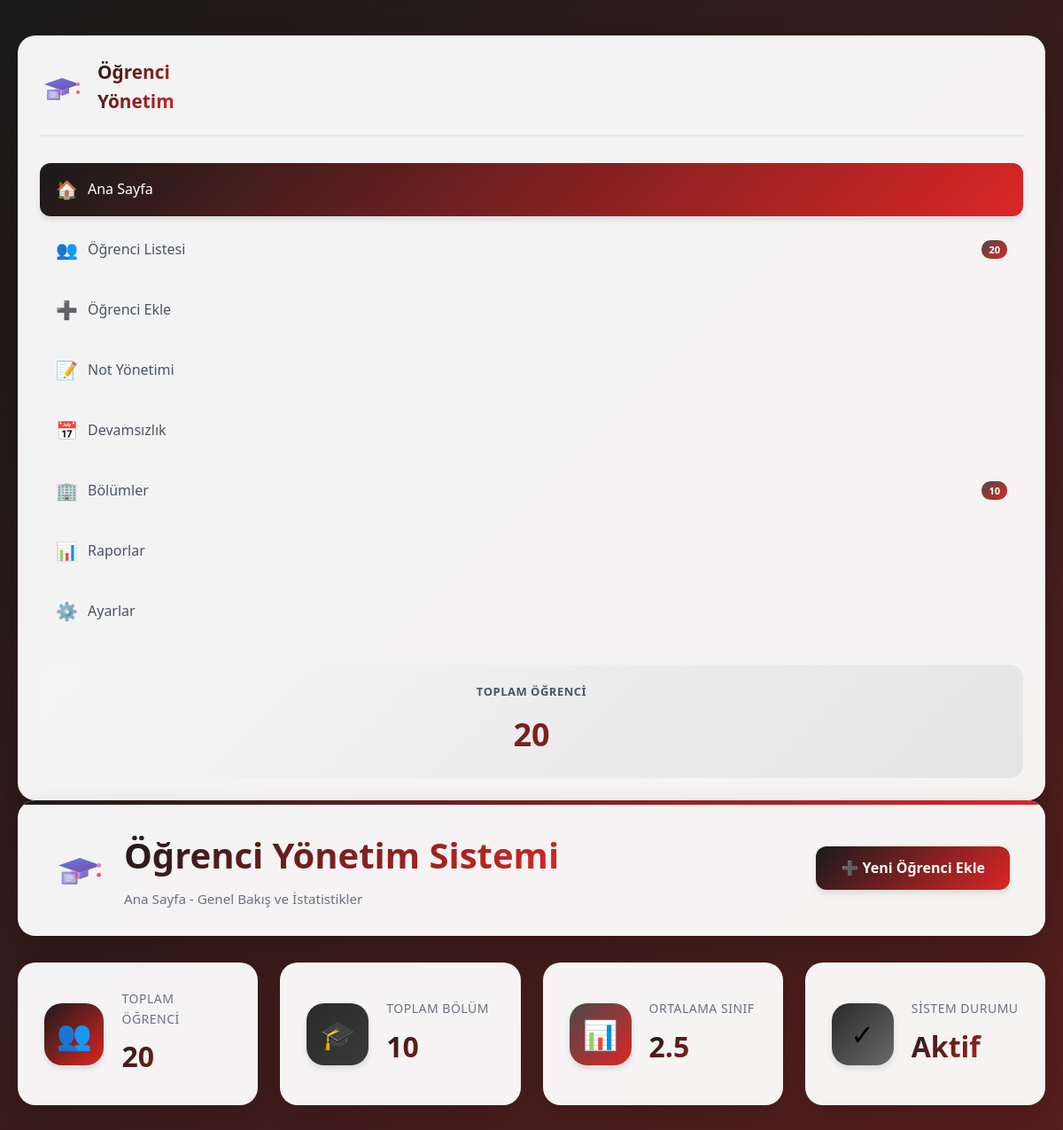
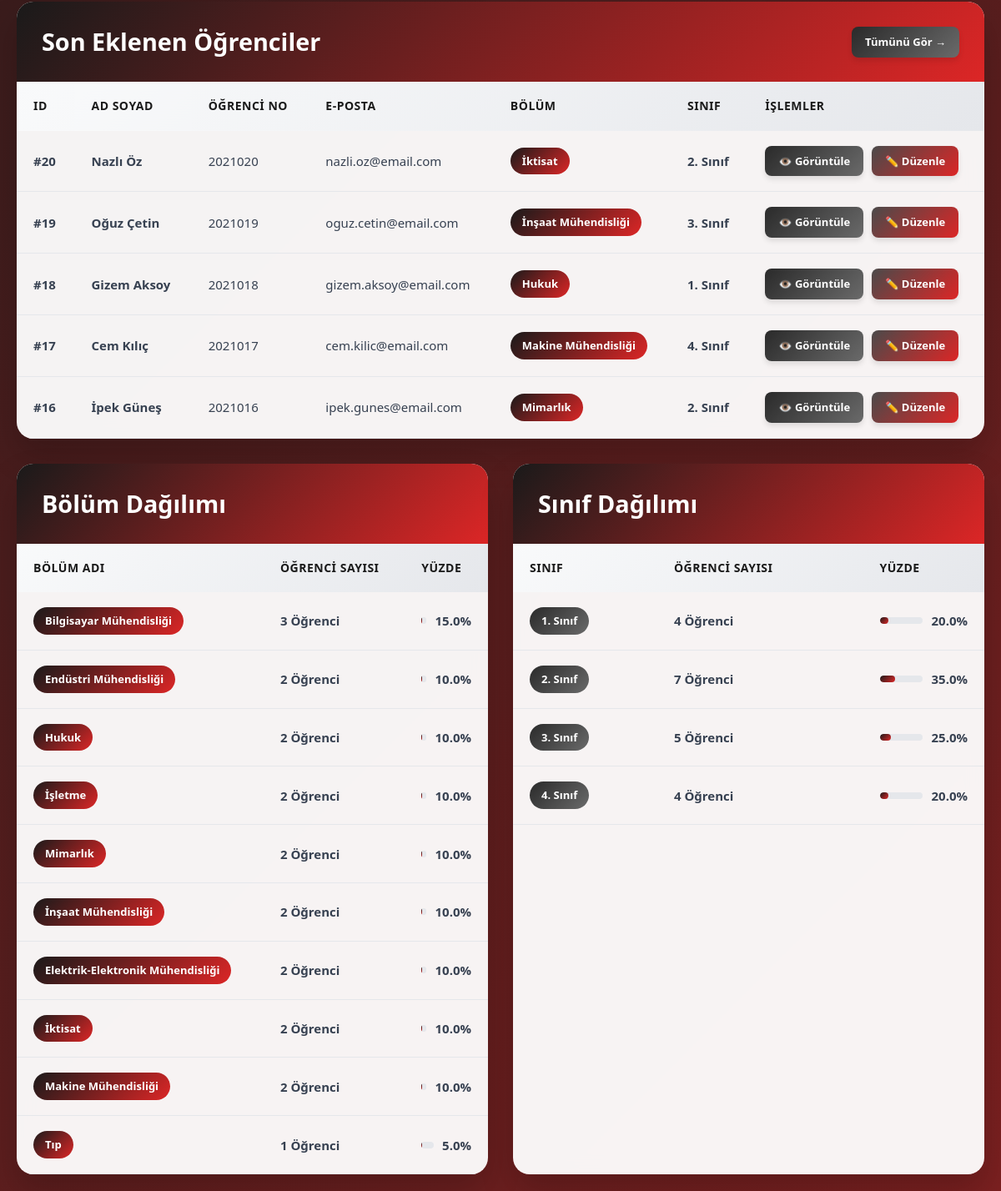
The page / on the database its author committed (2 pictures, top to bottom).
### tables this page shows
CREATE TABLE IF NOT EXISTS ogrenciler (
    id INT(11) AUTO_INCREMENT PRIMARY KEY,
    ad VARCHAR(100) NOT NULL,
    soyad VARCHAR(100) NOT NULL,
    ogrenci_no VARCHAR(20) NOT NULL UNIQUE,
    email VARCHAR(150) NOT NULL,
    telefon VARCHAR(20),
    cinsiyet ENUM('Erkek', 'Kadın', 'Belirtmek İstemiyorum') DEFAULT 'Belirtmek İstemiyorum',
    dogum_tarihi DATE,
    bolum VARCHAR(100) NOT NULL,
    sinif INT(1) NOT NULL,
    not_ortalamasi DECIMAL(4,2) DEFAULT 0.00,
    adres TEXT,
    il VARCHAR(50),
    veli_adi VARCHAR(150),
    veli_telefonu VARCHAR(20),
    durum ENUM('Aktif', 'Mezun', 'Kayıt Dondurdu', 'Ayrıldı') DEFAULT 'Aktif',
    profil_resmi VARCHAR(255) DEFAULT 'default-avatar.png',
    kayit_tarihi TIMESTAMP DEFAULT CURRENT_TIMESTAMP,
    guncelleme_tarihi TIMESTAMP DEFAULT CURRENT_TIMESTAMP ON UPDATE CURRENT_TIMESTAMP
);

### index.php (the view, shortened to what this page needs)
<?php
require_once 'config.php';
$sql = "SELECT * FROM ogrenciler ORDER BY id DESC";
$result = $conn->query($sql);
$stats_sql = "SELECT
    COUNT(*) as toplam_ogrenci,
    COUNT(DISTINCT bolum) as toplam_bolum,
    AVG(sinif) as ortalama_sinif
FROM ogrenciler";
$stats_result = $conn->query($stats_sql);
$stats = $stats_result->fetch_assoc();
$bolum_sql = "SELECT bolum, COUNT(*) as sayi FROM ogrenciler GROUP BY bolum ORDER BY sayi DESC";
$bolum_result = $conn->query($bolum_sql);
$sinif_sql = "SELECT sinif, COUNT(*) as sayi FROM ogrenciler GROUP BY sinif ORDER BY sinif";
$sinif_result = $conn->query($sinif_sql);
?>
<!DOCTYPE html>
<html lang="tr">
<head>
    <link rel="stylesheet" href="style.css">
</head>
<body>
    <div class="main-layout">
        <aside class="sidebar">
            <div class="sidebar-logo">
                <img src="logo.svg" alt="Logo">
                <h3>Öğrenci<br>Yönetim</h3>
            </div>
            <nav>
                <ul class="nav-menu">
                    <li class="nav-item">
                        <a href="index.php" class="nav-link active">
                            <span class="nav-icon">🏠</span>
                            <span>Ana Sayfa</span>
                        </a>
                    </li>
                    <li class="nav-item">
                        <a href="students.php" class="nav-link">
                            <span class="nav-icon">👥</span>
                            <span>Öğrenci Listesi</span>
                            <span class="nav-badge"><?php echo $stats['toplam_ogrenci'] ?? 0; ?></span>
                        </a>
                    </li>
                    <li class="nav-item">
                        <a href="add.php" class="nav-link">
                            <span class="nav-icon">➕</span>
                            <span>Öğrenci Ekle</span>
                        </a>
                    </li>
                    <li class="nav-item">
                        <a href="grades.php" class="nav-link">
                            <span class="nav-icon">📝</span>
                            <span>Not Yönetimi</span>
                        </a>
                    </li>
                    <li class="nav-item">
                        <a href="attendance.php" class="nav-link">
                            <span class="nav-icon">📅</span>
                            <span>Devamsızlık</span>
                        </a>
                    </li>
                    <li class="nav-item">
                        <a href="departments.php" class="nav-link">
                            <span class="nav-icon">🏢</span>
                            <span>Bölümler</span>
                            <span class="nav-badge"><?php echo $stats['toplam_bolum'] ?? 0; ?></span>
                        </a>
                    </li>
                    <li class="nav-item">
                        <a href="reports.php" class="nav-link">
                            <span class="nav-icon">📊</span>
                            <span>Raporlar</span>
                        </a>
                    </li>
                    <li class="nav-item">
                        <a href="settings.php" class="nav-link">
                            <span class="nav-icon">⚙️</span>
                            <span>Ayarlar</span>
                        </a>
                    </li>
                </ul>
            </nav>
            <div class="sidebar-stats">
                <h4>Toplam Öğrenci</h4>
                <div class="big-number"><?php echo $stats['toplam_ogrenci'] ?? 0; ?></div>
            </div>
        </aside>
        <div class="content-area">
            <div class="header">
                <div class="header-left">
                    <img src="logo.svg" alt="Logo" class="header-logo">
                    <div>
                        <h1>Öğrenci Yönetim Sistemi</h1>
                        <p class="header-subtitle">Ana Sayfa - Genel Bakış ve İstatistikler</p>
                    </div>
                </div>
                <div class="header-actions">
                    <a href="add.php" class="btn btn-primary">
                        ➕ Yeni Öğrenci Ekle
                    </a>
                </div>
            </div>
            <div class="stats-container">
                <div class="stat-card">
                    <div class="stat-icon primary">
                        👥
                    </div>
                    <div class="stat-info">
                        <h3>Toplam Öğrenci</h3>
                        <div class="stat-value"><?php echo $stats['toplam_ogrenci'] ?? 0; ?></div>
                    </div>
                </div>
                <div class="stat-card">
                    <div class="stat-icon success">
                        🎓
                    </div>
                    <div class="stat-info">
                        <h3>Toplam Bölüm</h3>
                        <div class="stat-value"><?php echo $stats['toplam_bolum'] ?? 0; ?></div>
                    </div>
                </div>
                <div class="stat-card">
                    <div class="stat-icon warning">
                        📊
                    </div>
                    <div class="stat-info">
                        <h3>Ortalama Sınıf</h3>
                        <div class="stat-value"><?php echo number_format($stats['ortalama_sinif'] ?? 0, 1); ?></div>
                    </div>
                </div>
                <div class="stat-card">
                    <div class="stat-icon info">
                        ✓
                    </div>
                    <div class="stat-info">
                        <h3>Sistem Durumu</h3>
                        <div class="stat-value">Aktif</div>
                    </div>
                </div>
            </div>
            <div class="table-container">
                <div class="table-header">
                    <h2>Son Eklenen Öğrenciler</h2>
                    <a href="students.php" class="btn btn-info btn-sm">Tümünü Gör →</a>
                </div>
                <div class="table-wrapper">
                    <?php if ($result->num_rows > 0):
                        $result->data_seek(0);
                        $count = 0;
                    ?>
                        <table id="studentTable">
                            <thead>
                                <tr>
                                    <th>ID</th>
                                    <th>Ad Soyad</th>
                                    <th>Öğrenci No</th>
                                    <th>E-posta</th>
                                    <th>Bölüm</th>
                                    <th>Sınıf</th>
                                    <th>İşlemler</th>
                                </tr>
                            </thead>
                            <tbody>
                                <?php while(($row = $result->fetch_assoc()) && $count < 5):
                                    $count++;
                                ?>
                                    <tr>
                                        <td><strong>#<?php echo $row['id']; ?></strong></td>
                                        <td>
                                            <strong><?php echo htmlspecialchars($row['ad'] . ' ' . $row['soyad']); ?></strong>
                                        </td>
                                        <td><?php echo htmlspecialchars($row['ogrenci_no']); ?></td>
                                        <td><?php echo htmlspecialchars($row['email']); ?></td>
                                        <td>
                                            <span class="badge badge-primary">
                                                <?php echo htmlspecialchars($row['bolum']); ?>
                                            </span>
                                        </td>
                                        <td><strong><?php echo $row['sinif']; ?>. Sınıf</strong></td>
                                        <td>
                                            <div class="actions">
                                                <a href="profile.php?id=<?php echo $row['id']; ?>" class="btn btn-info btn-sm">
                                                    👁️ Görüntüle
                                                </a>
                                                <a href="edit.php?id=<?php echo $row['id']; ?>" class="btn btn-warning btn-sm">
                                                    ✏️ Düzenle
                                                </a>
                                            </div>
                                        </td>
                                    </tr>
                                <?php endwhile; ?>
                            </tbody>
                        </table>
                    <?php endif; ?>
                </div>
            </div>
            <div style="display: grid; grid-template-columns: 1fr 1fr; gap: 30px; margin-top: 30px;">
                <?php if ($bolum_result->num_rows > 0): ?>
                    <div class="table-container">
                        <div class="table-header">
                            <h2>Bölüm Dağılımı</h2>
                        </div>
                        <div class="table-wrapper">
                            <table>
                                <thead>
                                    <tr>
                                        <th>Bölüm Adı</th>
                                        <th>Öğrenci Sayısı</th>
                                        <th>Yüzde</th>
                                    </tr>
                                </thead>
                                <tbody>
                                    <?php
                                    $bolum_result->data_seek(0);
                                    while($bolum = $bolum_result->fetch_assoc()):
                                        $yuzde = ($bolum['sayi'] / $stats['toplam_ogrenci']) * 100;
                                    ?>
                                        <tr>
                                            <td>
                                                <span class="badge badge-primary">
                                                    <?php echo htmlspecialchars($bolum['bolum']); ?>
                                                </span>
                                            </td>
                                            <td><strong><?php echo $bolum['sayi']; ?> Öğrenci</strong></td>
                                            <td>
                                                <div style="display: flex; align-items: center; gap: 10px;">
                                                    <div class="progress-bar">
                                                    </div>
                                                    <span><strong><?php echo number_format($yuzde, 1); ?>%</strong></span>
                                                </div>
                                            </td>
                                        </tr>
                                    <?php endwhile; ?>
                                </tbody>
                            </table>
                        </div>
                    </div>
                <?php endif; ?>
                <?php if ($sinif_result->num_rows > 0): ?>
                    <div class="table-container">
                        <div class="table-header">
                            <h2>Sınıf Dağılımı</h2>
                        </div>
                        <div class="table-wrapper">
                            <table>
                                <thead>
                                    <tr>
                                        <th>Sınıf</th>
                                        <th>Öğrenci Sayısı</th>
                                        <th>Yüzde</th>
                                    </tr>
                                </thead>
                                <tbody>
                                    <?php
                                    while($sinif = $sinif_result->fetch_assoc()):
                                        $yuzde = ($sinif['sayi'] / $stats['toplam_ogrenci']) * 100;
                                    ?>
                                        <tr>
                                            <td>
                                                <span class="badge badge-info">
                                                    <?php echo $sinif['sinif']; ?>. Sınıf
                                                </span>
                                            </td>
                                            <td><strong><?php echo $sinif['sayi']; ?> Öğrenci</strong></td>
                                            <td>
                                                <div style="display: flex; align-items: center; gap: 10px;">
                                                    <div class="progress-bar">
                                                        <div class="progress-fill" style="width: <?php echo $yuzde; ?>%;"></div>
                                                    </div>
                                                    <span><strong><?php echo number_format($yuzde, 1); ?>%</strong></span>
                                                </div>
                                            </td>
                                        </tr>
                                    <?php endwhile; ?>
                                </tbody>
                            </table>
                        </div>
                    </div>
                <?php endif; ?>
            </div>
        </div>
    </div>
</body>
</html>

### rows shown on the page
ogrenciler: id "20", ad+soyad "Nazlı Öz", ogrenci_no "2021020", email "nazli.oz@email.com", bolum "İktisat", sinif "2"
ogrenciler: id "19", ad+soyad "Oğuz Çetin", ogrenci_no "2021019", email "oguz.cetin@email.com", bolum "İnşaat Mühendisliği", sinif "3"
ogrenciler: id "18", ad+soyad "Gizem Aksoy", ogrenci_no "2021018", email "gizem.aksoy@email.com", bolum "Hukuk", sinif "1"
ogrenciler: id "17", ad+soyad "Cem Kılıç", ogrenci_no "2021017", email "cem.kilic@email.com", bolum "Makine Mühendisliği", sinif "4"
ogrenciler: id "16", ad+soyad "İpek Güneş", ogrenci_no "2021016", email "ipek.gunes@email.com", bolum "Mimarlık", sinif "2"

### other values the page prints
$stats['toplam_ogrenci'] "20"
$stats['toplam_bolum'] "10"
$stats['ortalama_sinif'] "2.5"
$bolum['bolum'] "Bilgisayar Mühendisliği"
$bolum['sayi'] "3"
$yuzde "15.0"
$bolum['bolum'] "Endüstri Mühendisliği"
$bolum['sayi'] "2"
$yuzde "10.0"
$bolum['bolum'] "Hukuk"
$bolum['bolum'] "İşletme"
$bolum['bolum'] "Mimarlık"
$bolum['bolum'] "İnşaat Mühendisliği"
$bolum['bolum'] "Elektrik-Elektronik Mühendisliği"
$bolum['bolum'] "İktisat"
